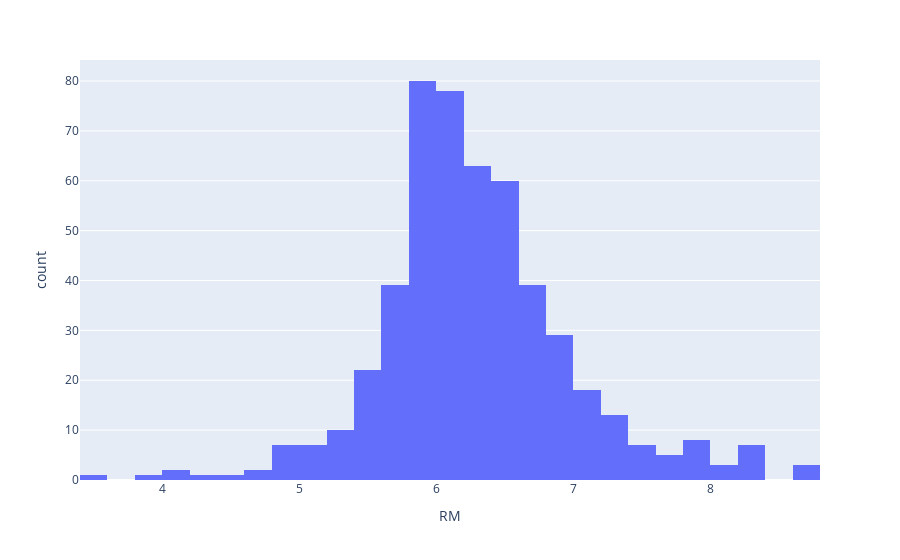

The code cell stored with this chart in its notebook:
### Markdown cell above
## Q2: Use different histograms to plot features that have right, left and zero skew.

### Code cell
fig = px.histogram(df_boston, x="RM")
fig.show() 

## zero skew

### Figure 1 — Plotly figure (JSON) as saved in the notebook; plotly's stock layout.template omitted (floating-point values rounded to 4 significant figures; data arrays with more than 128 entries replaced by an {"elided": "..."} marker saying what was removed)
{"data": [{"alignmentgroup": "True", "bingroup": "x", "hovertemplate": "RM=%{x}<br>count=%{y}<extra></extra>", "legendgroup": "", "marker": {"color": "#636efa", "pattern": {"shape": ""}}, "name": "", "offsetgroup": "", "orientation": "v", "showlegend": false, "type": "histogram", "x": {"elided": "506 float values"}, "xaxis": "x", "yaxis": "y"}], "layout": {"barmode": "relative", "legend": {"tracegroupgap": 0}, "margin": {"t": 60}, "xaxis": {"anchor": "y", "domain": [0, 1], "title": {"text": "RM"}}, "yaxis": {"anchor": "x", "domain": [0, 1], "title": {"text": "count"}}}}
